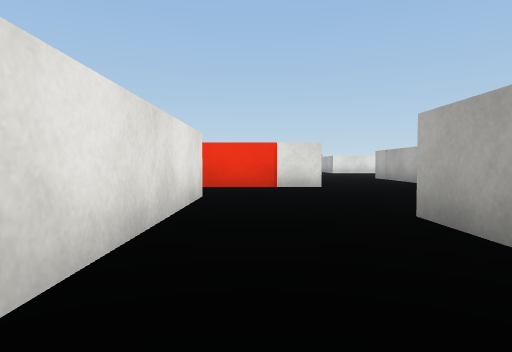
view 1 (above)

18 first-person views from a walk through a scene from a Unity 3-D project. The camera is 0.51 m above the floor, tilts 2° down and sees 75° across. The floor is counted in squares, 1 m on a side. Each view is taken from the middle of a square. On the plan, view 1 faces up. The plan holds only what a view shows up to about 9 squares ahead; the rest is blank. Surface patterns are stand-ins for the level's own textures.

view 2
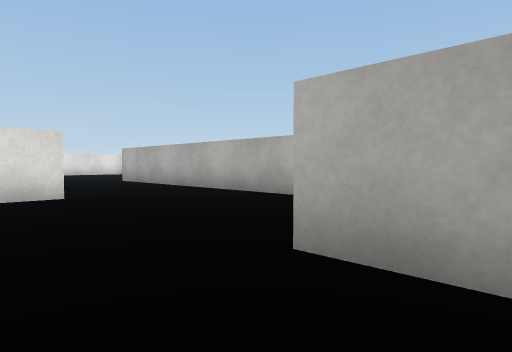

view 3
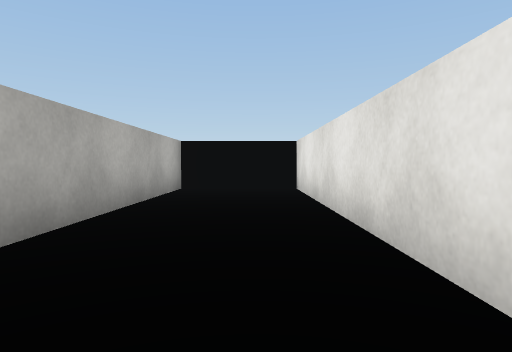

view 4
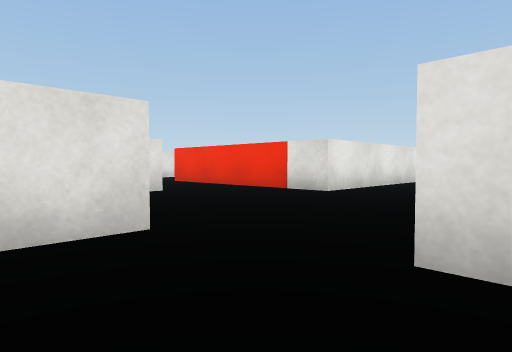

view 5
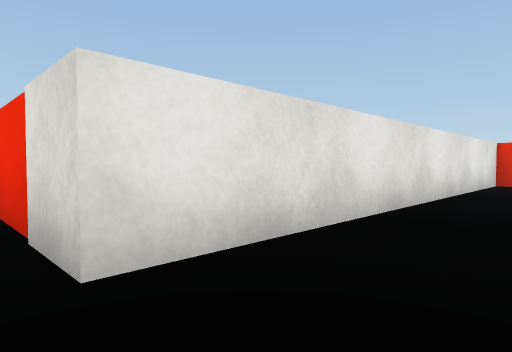

view 6
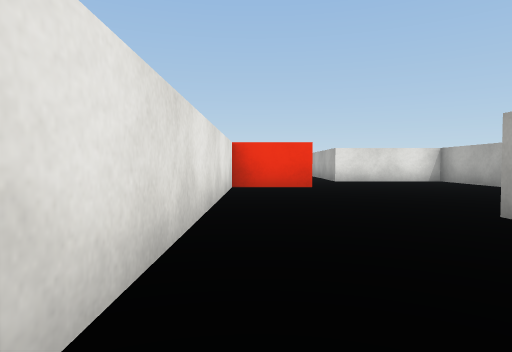

view 7
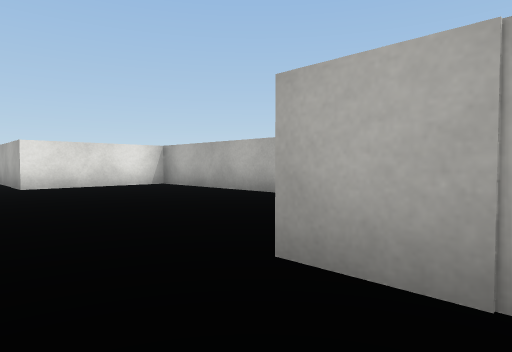

view 8
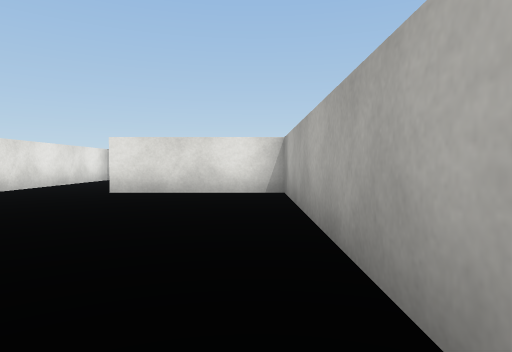

view 9
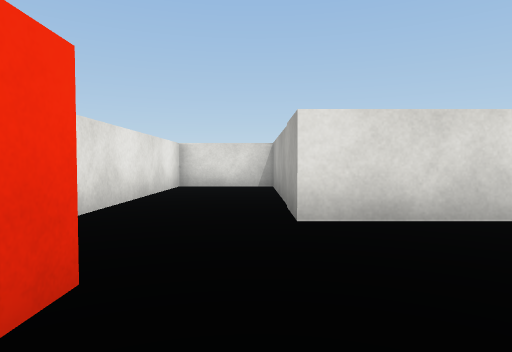

view 10
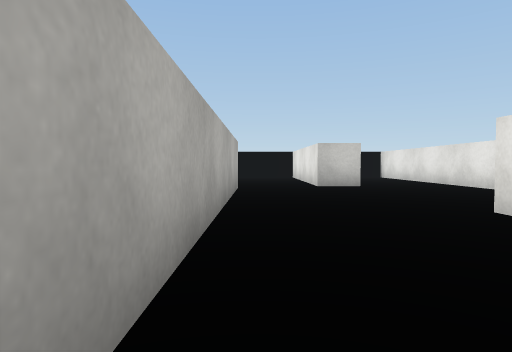

view 11
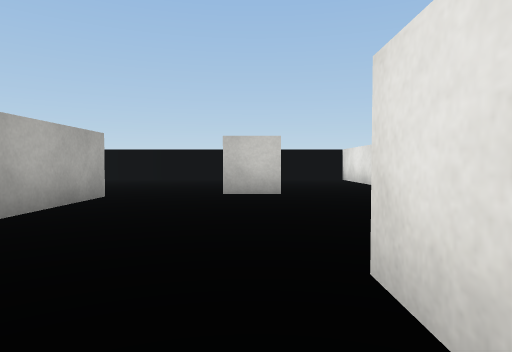

view 12
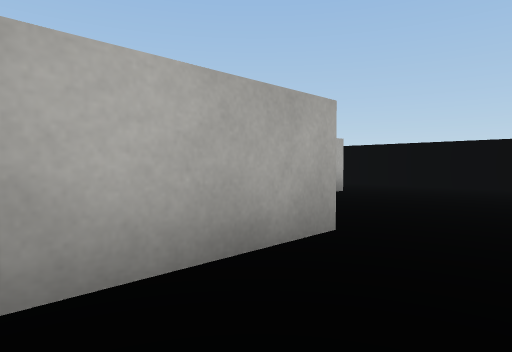

view 13
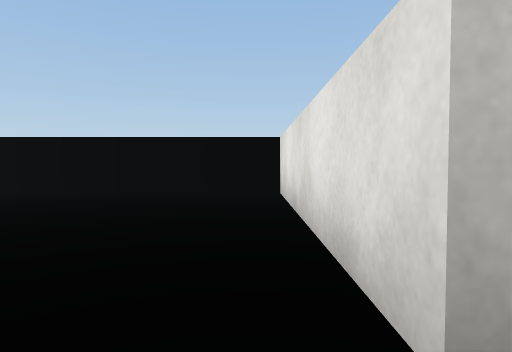

view 14
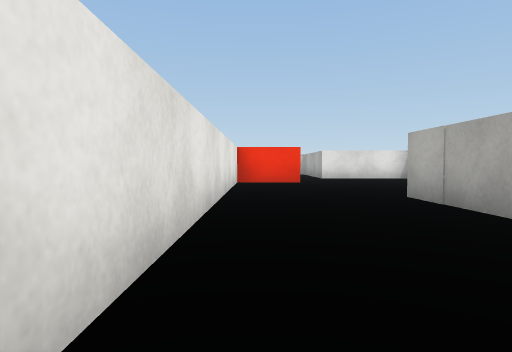

view 15
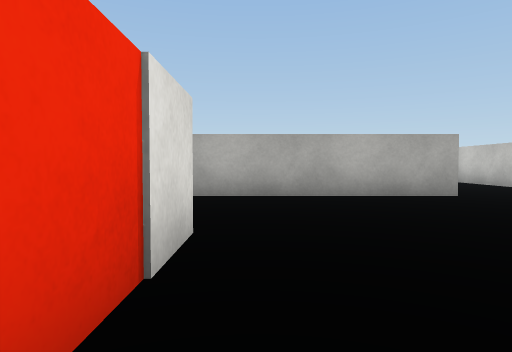

view 16
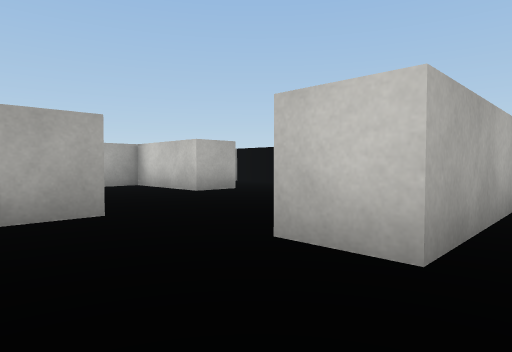

view 17
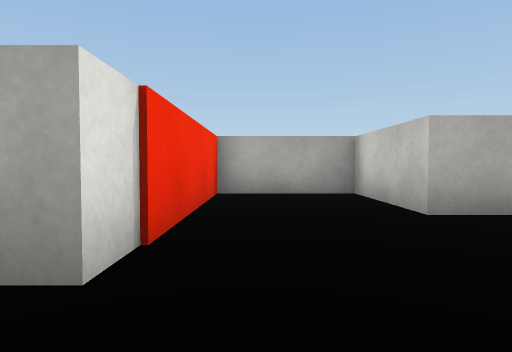

view 18
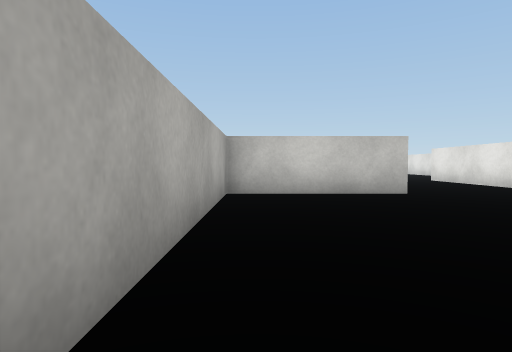

### Floor plan
Points are (right, up) in squares from view 1. A wall is a line through its corners. A room is listed if a view was taken in it or the views show most of it. See-through windows are left out.
Room 1 (views 1, 2, 3, 5, 6, 7, 8, 9, 10, 11, 12, 13, 14, 15, 16, 17, 18)
walls: (3.4, 16.4) (1.5, 16.4) (1.5, 7.5) (-2.2, 7.5); (3.2, 17.5) (3.2, 16.9); (-0.9, 5.4) (-0.9, -2) (1.6, -2) (1.6, 3.3) (2.6, 3.3); (4.4, 3.7) (4.4, 12.2) (7.5, 12.2) (7.5, 19) (4.4, 19) (4.4, 23.7) (2.2, 23.7) (2.2, 19.1)
ways out: opening at (3.5, 3.5) to room 2; opening at (-1.5, 6.5)
Room 2 (view 4)
walls: (6.4, 0.2) (6.4, 1.3) (8.8, 1.3) (8.8, 3.7) (4.4, 3.7); (2.6, 3.3) (2.6, -2) (7.8, -2)
ways out: opening at (3.5, 3.5) to room 1

Positions as (right, up) in squares from view 1, and headings:
1: (0, 0), facing up
2: (0, 2), facing up-right
3: (0, 5), facing down
4: (5, 2), facing up-left
5: (3, 7), facing up-left
6: (2, 9), facing up
7: (3, 11), facing up-right
8: (7, 13), facing up
9: (4, 16), facing up
10: (4, 11), facing down
11: (2, 9), facing down
12: (3, 6), facing down-right
13: (3, 4), facing down
14: (2, 7), facing up
15: (-1, 7), facing right
16: (1, 5), facing down-right
17: (3, 3), facing right
18: (7, 18), facing down
